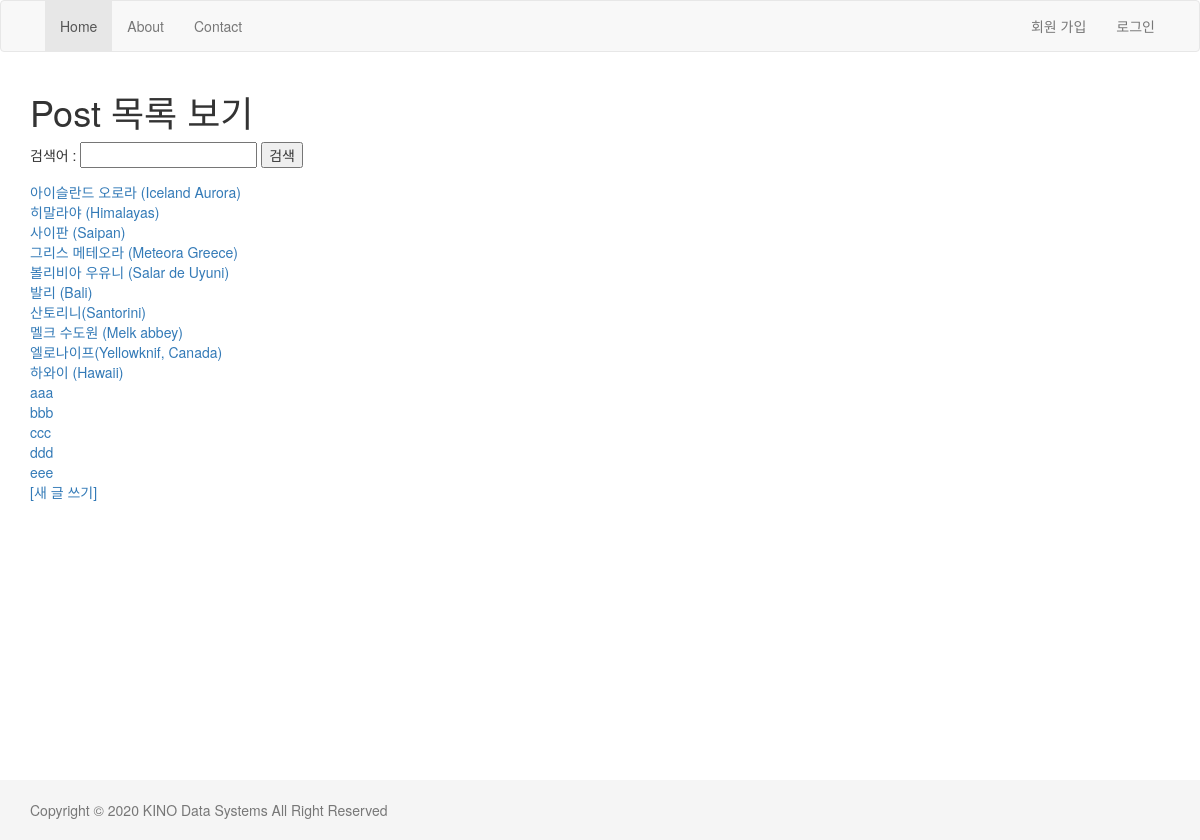
Screenshot of /blog/ with the database file from the repository.
### blog/models.py (models this page shows, shortened)
class Post(models.Model):
    title = models.CharField(max_length=250)
    body = models.TextField()
    ip = models.GenericIPAddressField(null=True)
    tag = models.ManyToManyField('Tag', null=True, blank=True)

### blog/views.py (the view)
# urls.py: path('', views.list, name='list'),
def list(request):
    post_list = Post.objects.all()
    search_key = request.GET.get('keyword')
    if search_key :
        post_list = Post.objects.filter(title__contains=search_key)
    return render(request, 'blog/list.html', {'post_list':post_list, 'q':search_key})

### blog/templates/blog/list.html (shortened to what this page needs)
{% extends "layout.html" %}
{% block content %}
    <h1>Post 목록 보기</h1>
    <form action="" method="get">
        검색어 : <input type="text" name="keyword" value="{{q|default:''}}">
        <input type="submit" value="검색">
    </form>
    {% for post in post_list %}
        <a href="/blog/{{post.id}}"> {{post.title}} </a><br>
    {% endfor %}
    <a href="{% url 'blog:create' %}">[새 글 쓰기]</a>
{% endblock content %}

### templates/layout.html (shortened to what this page needs)
<html>
<head>
    <link rel="stylesheet" href="//maxcdn.bootstrapcdn.com/bootstrap/3.3.7/css/bootstrap.min.css" />
</head>
<body>
    <nav class="navbar navbar-default">
        <div class="container">
            <div id="navbar" class="collapse navbar-collapse">
                <ul class="nav navbar-nav">
                    <li class="active"><a href="/blog/">Home</a></li>
                    <li><a href="#">About</a></li>
                    <li><a href="#">Contact</a></li>
                </ul>
                <ul class="nav navbar-nav navbar-right">
                    {% if not user.is_authenticated %}
                        <li><a href="{% url 'signup' %}">회원 가입 </a> </li>
                        <li><a href="{% url 'login' %}?next={{request.path}}">로그인</a></li>
                    {% else %}
                        <li><a href="#">{{user}}</a></li>
                        <li><a href="{% url 'profile' %}">프로필</a> </li>
                        <li><a href="{% url 'logout' %}?next={{request.path}}">로그아웃</a></li>
                    {% endif %}
                </ul>
                </div>
        </div>
    </nav>
    <div class="container">
        <div class="row">
            <div class="col-sm-12">
                {% block content %}
                {% endblock %}
            </div>
        </div>
    </div>
    <div id="page-footer">
        <div class="container">
            <p class="text-muted">
                Copyright © 2020 KINO Data Systems All Right Reserved
            </p>
        </div>
    </div>
</body>
</html>

### templates/layout.html (style rules this page uses)
html { position: relative; min-height: 100% }
body { margin-bottom: 60px }
#page-footer { position: absolute; bottom: 0; width:100%; height: 60; line-height: 60px; background-color: #f5f5f5; }

### rows the page displays
Post: title "아이슬란드 오로라 (Iceland Aurora)"
Post: title "히말라야 (Himalayas)"
Post: title "사이판 (Saipan)"
Post: title "그리스 메테오라 (Meteora Greece)"
Post: title "볼리비아 우유니 (Salar de Uyuni)"
Post: title "발리 (Bali)"
Post: title "산토리니(Santorini)"
Post: title "멜크 수도원 (Melk abbey)"
Post: title "엘로나이프(Yellowknif, Canada)"
Post: title "하와이 (Hawaii)"
Post: title "aaa"
Post: title "bbb"
Post: title "ccc"
Post: title "ddd"
Post: title "eee"
